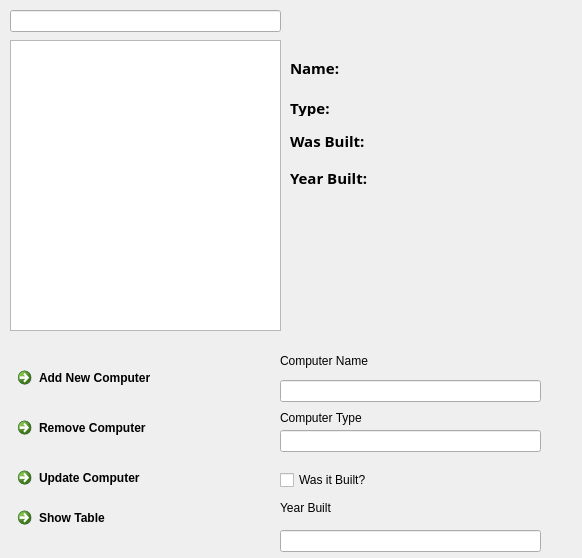
<?xml version="1.0" encoding="UTF-8"?>
<ui version="4.0">
 <class>ComputerMenu</class>
 <widget class="QWidget" name="ComputerMenu">
  <property name="geometry">
   <rect>
    <x>0</x>
    <y>0</y>
    <width>582</width>
    <height>558</height>
   </rect>
  </property>
  <property name="windowTitle">
   <string>Form</string>
  </property>
  <widget class="QLineEdit" name="lineEditSearchComputer">
   <property name="geometry">
    <rect>
     <x>10</x>
     <y>10</y>
     <width>271</width>
     <height>22</height>
    </rect>
   </property>
  </widget>
  <widget class="QListWidget" name="listWidgetComputer">
   <property name="geometry">
    <rect>
     <x>10</x>
     <y>40</y>
     <width>271</width>
     <height>291</height>
    </rect>
   </property>
  </widget>
  <widget class="QCommandLinkButton" name="commandLinkButtonAddNewComputer">
   <property name="geometry">
    <rect>
     <x>10</x>
     <y>360</y>
     <width>291</width>
     <height>41</height>
    </rect>
   </property>
   <property name="text">
    <string>Add New Computer</string>
   </property>
  </widget>
  <widget class="QCommandLinkButton" name="commandLinkButtonRemoveComputer">
   <property name="geometry">
    <rect>
     <x>10</x>
     <y>410</y>
     <width>291</width>
     <height>41</height>
    </rect>
   </property>
   <property name="text">
    <string>Remove Computer</string>
   </property>
  </widget>
  <widget class="QCommandLinkButton" name="commandLinkButtonEditComputer">
   <property name="geometry">
    <rect>
     <x>10</x>
     <y>460</y>
     <width>301</width>
     <height>41</height>
    </rect>
   </property>
   <property name="text">
    <string>Update Computer</string>
   </property>
  </widget>
  <widget class="QCommandLinkButton" name="commandLinkButtonShowTable">
   <property name="geometry">
    <rect>
     <x>10</x>
     <y>500</y>
     <width>291</width>
     <height>41</height>
    </rect>
   </property>
   <property name="text">
    <string>Show Table</string>
   </property>
  </widget>
  <widget class="QLabel" name="labelName">
   <property name="geometry">
    <rect>
     <x>340</x>
     <y>60</y>
     <width>291</width>
     <height>20</height>
    </rect>
   </property>
   <property name="text">
    <string/>
   </property>
  </widget>
  <widget class="QLabel" name="labelType">
   <property name="geometry">
    <rect>
     <x>340</x>
     <y>100</y>
     <width>291</width>
     <height>20</height>
    </rect>
   </property>
   <property name="text">
    <string/>
   </property>
  </widget>
  <widget class="QLabel" name="labelWasBuilt">
   <property name="geometry">
    <rect>
     <x>370</x>
     <y>130</y>
     <width>61</width>
     <height>20</height>
    </rect>
   </property>
   <property name="text">
    <string/>
   </property>
  </widget>
  <widget class="QLabel" name="label3">
   <property name="geometry">
    <rect>
     <x>290</x>
     <y>130</y>
     <width>81</width>
     <height>21</height>
    </rect>
   </property>
   <property name="font">
    <font>
     <family>Tw Cen MT</family>
     <pointsize>11</pointsize>
     <weight>75</weight>
     <bold>true</bold>
    </font>
   </property>
   <property name="text">
    <string>Was Built:</string>
   </property>
  </widget>
  <widget class="QLabel" name="labelYearBuilt">
   <property name="geometry">
    <rect>
     <x>380</x>
     <y>170</y>
     <width>71</width>
     <height>20</height>
    </rect>
   </property>
   <property name="text">
    <string/>
   </property>
  </widget>
  <widget class="QLabel" name="label1">
   <property name="geometry">
    <rect>
     <x>290</x>
     <y>60</y>
     <width>51</width>
     <height>16</height>
    </rect>
   </property>
   <property name="font">
    <font>
     <family>Tw Cen MT</family>
     <pointsize>11</pointsize>
     <weight>75</weight>
     <bold>true</bold>
    </font>
   </property>
   <property name="text">
    <string>Name:</string>
   </property>
  </widget>
  <widget class="QLabel" name="label2">
   <property name="geometry">
    <rect>
     <x>290</x>
     <y>100</y>
     <width>55</width>
     <height>16</height>
    </rect>
   </property>
   <property name="font">
    <font>
     <family>Tw Cen MT</family>
     <pointsize>11</pointsize>
     <weight>75</weight>
     <bold>true</bold>
    </font>
   </property>
   <property name="text">
    <string>Type: </string>
   </property>
  </widget>
  <widget class="QLabel" name="label4">
   <property name="geometry">
    <rect>
     <x>290</x>
     <y>170</y>
     <width>111</width>
     <height>16</height>
    </rect>
   </property>
   <property name="font">
    <font>
     <family>Tw Cen MT</family>
     <pointsize>11</pointsize>
     <weight>75</weight>
     <bold>true</bold>
    </font>
   </property>
   <property name="text">
    <string>Year Built:</string>
   </property>
  </widget>
  <widget class="QLineEdit" name="lineEditComputerName">
   <property name="geometry">
    <rect>
     <x>280</x>
     <y>380</y>
     <width>261</width>
     <height>22</height>
    </rect>
   </property>
  </widget>
  <widget class="QLineEdit" name="lineEditComputerType">
   <property name="geometry">
    <rect>
     <x>280</x>
     <y>430</y>
     <width>261</width>
     <height>22</height>
    </rect>
   </property>
  </widget>
  <widget class="QCheckBox" name="checkBoxWasBuilt">
   <property name="geometry">
    <rect>
     <x>280</x>
     <y>470</y>
     <width>171</width>
     <height>20</height>
    </rect>
   </property>
   <property name="text">
    <string>Was it Built?</string>
   </property>
  </widget>
  <widget class="QLineEdit" name="lineEditComputerYearBuilt">
   <property name="geometry">
    <rect>
     <x>280</x>
     <y>530</y>
     <width>261</width>
     <height>22</height>
    </rect>
   </property>
  </widget>
  <widget class="QLabel" name="label">
   <property name="geometry">
    <rect>
     <x>280</x>
     <y>350</y>
     <width>171</width>
     <height>21</height>
    </rect>
   </property>
   <property name="text">
    <string>Computer Name</string>
   </property>
  </widget>
  <widget class="QLabel" name="label_2">
   <property name="geometry">
    <rect>
     <x>280</x>
     <y>410</y>
     <width>161</width>
     <height>16</height>
    </rect>
   </property>
   <property name="text">
    <string>Computer Type</string>
   </property>
  </widget>
  <widget class="QLabel" name="label_3">
   <property name="geometry">
    <rect>
     <x>280</x>
     <y>500</y>
     <width>171</width>
     <height>16</height>
    </rect>
   </property>
   <property name="text">
    <string>Year Built</string>
   </property>
  </widget>
 </widget>
 <resources/>
 <connections/>
</ui>
